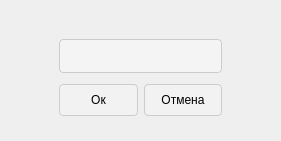
<?xml version="1.0" encoding="UTF-8"?>
<ui version="4.0">
 <class>OnCreateField</class>
 <widget class="QWidget" name="OnCreateField">
  <property name="geometry">
   <rect>
    <x>0</x>
    <y>0</y>
    <width>281</width>
    <height>141</height>
   </rect>
  </property>
  <property name="windowTitle">
   <string>Создание столбца</string>
  </property>
  <widget class="QFrame" name="verticalFrame">
   <property name="geometry">
    <rect>
     <x>0</x>
     <y>0</y>
     <width>281</width>
     <height>141</height>
    </rect>
   </property>
   <property name="styleSheet">
    <string notr="true">QFrame {
margin: 0 50%;
}
QPushButton {
margin-top: 10px; 
margin-bottom: 20px;
margin-left: 0px;
margin-right: 0px;
max-height: 30px;
min-height: 30px;
background-color: rgba(255, 255, 255, 20%); 
border: 1px solid #ccc;
border-radius: 4px;
padding: 0;
}
QPushButton:hover {
    background-color: rgba(255, 255, 255, 80%);
}
QPushButton:pressed {
    background-color: rgba(255, 255, 255, 100%);
}

QLineEdit {
margin-top: 30px;
max-height: 30px;
min-height: 30px;
background-color: #F4F4F4;
color: #404040;
border: 1px solid #ccc;
padding: 1px 5px;
border-radius: 4px;
}

QLineEdit:hover, QLineEdit:focus {
    background-color: #FFFFFF;
    border: 1px solid #9B9B9B;
}
</string>
   </property>
   <layout class="QVBoxLayout" name="verticalLayout">
    <item>
     <widget class="QLineEdit" name="lineEdit">
      <property name="sizePolicy">
       <sizepolicy hsizetype="Expanding" vsizetype="Expanding">
        <horstretch>0</horstretch>
        <verstretch>0</verstretch>
       </sizepolicy>
      </property>
     </widget>
    </item>
    <item>
     <layout class="QHBoxLayout" name="horizontalLayout" stretch="0,0">
      <property name="sizeConstraint">
       <enum>QLayout::SetDefaultConstraint</enum>
      </property>
      <item>
       <widget class="QPushButton" name="pushButton">
        <property name="sizePolicy">
         <sizepolicy hsizetype="Expanding" vsizetype="Expanding">
          <horstretch>0</horstretch>
          <verstretch>0</verstretch>
         </sizepolicy>
        </property>
        <property name="text">
         <string>Ок</string>
        </property>
        <property name="shortcut">
         <string>Return</string>
        </property>
       </widget>
      </item>
      <item>
       <widget class="QPushButton" name="pushButton_2">
        <property name="sizePolicy">
         <sizepolicy hsizetype="Expanding" vsizetype="Expanding">
          <horstretch>0</horstretch>
          <verstretch>0</verstretch>
         </sizepolicy>
        </property>
        <property name="text">
         <string>Отмена</string>
        </property>
        <property name="shortcut">
         <string>Esc</string>
        </property>
       </widget>
      </item>
     </layout>
    </item>
   </layout>
  </widget>
 </widget>
 <resources/>
 <connections>
  <connection>
   <sender>pushButton_2</sender>
   <signal>clicked()</signal>
   <receiver>OnCreateField</receiver>
   <slot>close()</slot>
   <hints>
    <hint type="sourcelabel">
     <x>182</x>
     <y>105</y>
    </hint>
    <hint type="destinationlabel">
     <x>140</x>
     <y>70</y>
    </hint>
   </hints>
  </connection>
 </connections>
</ui>
